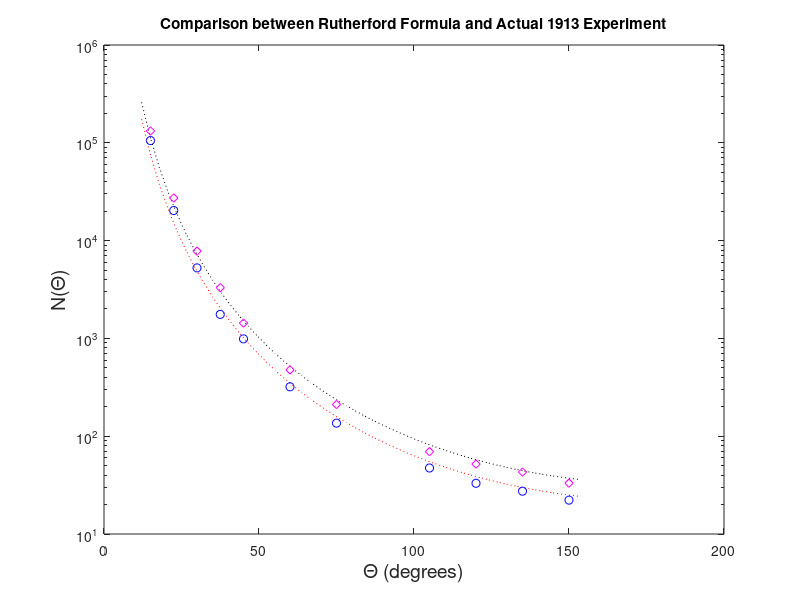

The MATLAB source for this figure: (Note: this script raises an error after producing the figure.)
%gm_ruther.m - program to do a comparison between the Geiger and Marsden 1913
%experimental data and the Rutherford Scattering formula for the number of particles
clear; warning off;
m=1;                    %projectile mass in units of alpha particle mass
za=2;                   %za=projectile
zt=[47 79];             %zt=target charges (47-> silver, 79->gold)
K=za*zt;                %dimensionless force constant
vb=0.01965;             %velocity units (a_b/tau_b) (in inits of c=light speed)
ma=3730e6;              %alpha particle mass energy in eV
Ene=1e6;                %assume this energy
v0=sqrt(2*Ene/m/ma)/vb; %initial speed in units of vb
factor=K.^2/4/m^2/v0^4; %regular cross-section factor
cr=[0.019 0.01];        %fit coef for comparison with experiment
%================== Experimental Data ========================
%Actual Data from H. Geiger & E. Marsden, Phil. Mag. Vol.25, 605 (1913)
%for angle in degrees and number of scintillations obtained for Ag and Au
dth=[15 22.5 30 37.5 45 60 75 105 120 135 150]; % Exp. angle in Degrees from paper
rth=dth*2*pi/360;       %convert angle to radians
rsig(1,:)=[105400 20300 5260 1760  989 320 136 47.3 33.0 27.4 22.2];%Silver 
rsig(2,:)=[132000 27300 7800 3300 1435 477 211 69.5 51.9 43.0 33.1];%Gold
%==============================================================
N=50;thmin=min(rth-0.05);thmax=max(rth+0.05);ths=(thmax-thmin)/(N-1);
th=thmin:ths:thmax;     %uses experimental angle range in radians, N points
thd=th*360/2/pi;        %angle in degrees, use for plotting
for i=1:2               %do formula on silver (i=1) and gold (i=2)
   for j=1:N
       Nth(i,j)=cr(i)*factor(i)/sin(th(j)/2)^4;
   end
end
semilogy(thd(:),Nth(1,:),'r:',dth(:),rsig(1,:),'bo') %Ag
hold on
semilogy(thd(:),Nth(2,:),'k:',dth(:),rsig(2,:),'md') %Au
xlabel('\Theta (degrees)','FontSize',14)
ylabel('N(\Theta)','FontSize',14)
title('Comparison between Rutherford Formula and Actual 1913 Experiment')
h=legend('Ag-Theory','Ag: Exp. Geiger & Marsden (1913)','Au-Theory',...
    'Au: Exp. Geiger & Marsden (1913)',1);
set(h,'FontSize',13)
